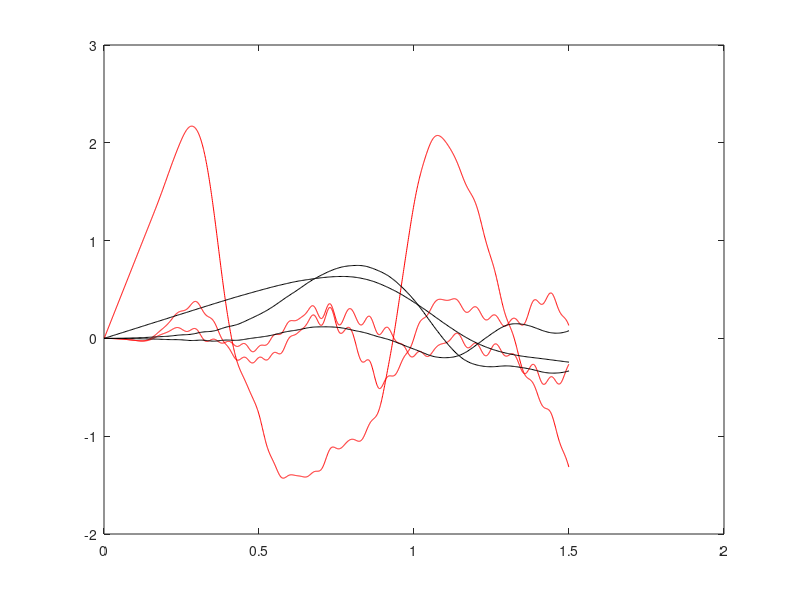

MATLAB code to generate this figure:
clear;   

ss1=load('x.txt');
ss2=load('y.txt');
ss3=load('C11.txt');
ss4=load('C22.txt');

ss7=load('Cauchy_stresses_1_1_MIDDLE_SPECTACULAR_lamped_mass.txt');
ss8=load('Cauchy_stresses_1_2_MIDDLE_SPECTACULAR_lamped_mass.txt');
ss9=load('Cauchy_stresses_2_2_MIDDLE_SPECTACULAR_lamped_mass.txt');

ss5=load('output_C.txt');
ss6=load('output_x.txt');

scatter(ss1(:,1),ss1(:,2));
%plot( ss6(:,3), ss6(:,1),'r', ss6(:,3), ss6(:,2),'r',ss1(:,2), ss1(:,3),'k', ss2(:,2), ss2(:,3),'k');
%plot( ss5(:,4), ss5(:,1),ss5(:,4), ss5(:,3),ss5(:,4),ss5(:,2),ss3(:,2), ss3(:,3),'k',ss4(:,2), ss4(:,3),'k');
plot( ss5(:,4), ss5(:,1),'r',ss5(:,4), ss5(:,3),'r',ss5(:,4),ss5(:,2),'r',ss7(:,2), ss7(:,3),'k',ss8(:,2), ss8(:,3),'k',ss9(:,2), ss9(:,3),'k');





